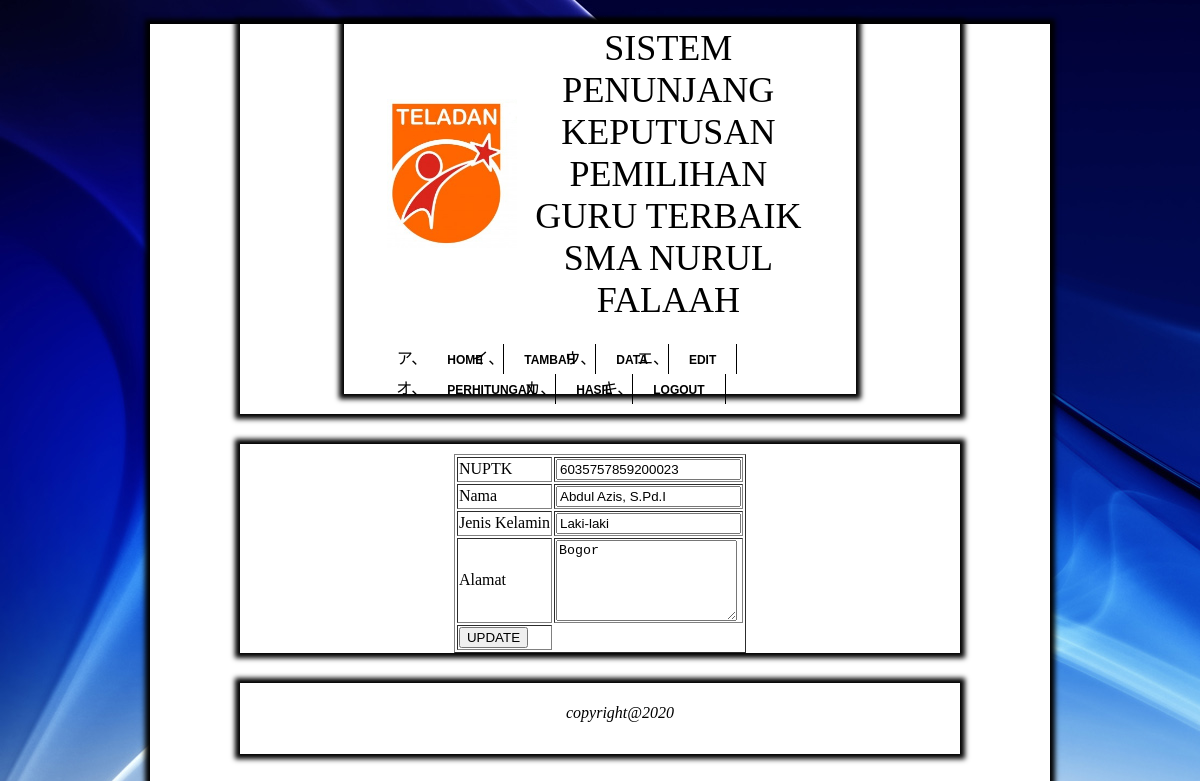
The page /admin/edit_guru.php?id_guru=1 (signed in) on the database its author committed.
### tables this page shows
CREATE TABLE IF NOT EXISTS `guru` (
`id_guru` int(5) NOT NULL,
  `id_kriteria` int(2) DEFAULT NULL,
  `nuptk` varchar(16) NOT NULL,
  `nama` varchar(55) NOT NULL,
  `gender` varchar(30) NOT NULL,
  `alamat` text NOT NULL
);

### admin/edit_guru.php (the view, shortened to what this page needs)
<?php
if (isset($_SESSION['level']))
{
	if ($_SESSION['level'] == "admin")
   {
?>
<html>
<head>
<link href="style.css" type="text/css" rel="stylesheet" />
</head>
<body>
<div id="container">
<div class="header">
<?php include "header.php"; ?>
</div>
<div class="conten">
<?php
$id_guru=$_GET['id_guru'];
$query=mysqli_query($GLOBALS["___mysqli_ston"], "select * from guru where id_guru ='$id_guru'");
?>
<form action="aksi/supdate_guru.php" method="post">
<table border="1" align="center">
<?php
while($row=mysqli_fetch_array($query)){
?>
<tr>
<td>NUPTK</td><td><input type="text" name="nuptk" value="<?php echo $row['nuptk'];?>" /></td>
</tr>
<tr>
<td>Nama</td><td><input type="text" name="a1" value="<?php echo $row['nama'];?>" /></td>
</tr>
<tr>
<td>Jenis Kelamin</td><td><input type="text" name="a2" value="<?php echo $row['gender'];?>" /></td>
</tr>
<tr>
<td>Alamat</td><td><textarea cols="20" rows="5" name="a3"><?php echo $row['alamat'];?></textarea></td>
</tr>
<tr>
<td><input type="submit" value="UPDATE" name="simpan" /></td>
</tr>
</table>
</form>
<?php
}
?>
</div>
<div class="footer">
<?php include "footer.php"; ?>
</div>
</div>
</body>
</html>
<?php
   }
}
?>

### admin/style.css (style rules this page uses)
body { background-image:url(../img/bg.jpg); background-attachment:fixed; background-repeat:repeat; }
#container { margin-top:2%; margin-left:17%; margin-right:17%; margin-bottom:auto; background-color:white; -moz-box-shadow: 0 0 5px 5px black; -webkit-box-shadow: 0 0 5px 5px black; box-shadow: 0 0 5px 5px blcak; height:auto; }
.header { background-color:white; margin-top:15px; padding-bottom:20px; padding-left:40px; padding-right:40px; }
.conten { background-color:white; height:auto; margin-left:5%; margin-right:5%; }

### css/style.css (style rules this page uses)
body { background-image:url(../img/bg.jpg); background-attachment:fixed; background-repeat:repeat; }
#container { margin-top:2%; margin-left:12%; margin-right:12%; margin-bottom:auto; background-color:no; height:auto; }
.header { background-color:white; margin-left:10%; margin-right:10%; -moz-box-shadow: 0 0 5px 5px black; -webkit-box-shadow: 0 0 5px 5px black; box-shadow: 0 0 5px 5px black; }
.conten { background-color:white; height:auto; margin-top:30px; margin-left:10%; margin-right:10%; padding-top:10px; -moz-box-shadow: 0 0 5px 5px black; -webkit-box-shadow: 0 0 5px 5px black; box-shadow: 0 0 5px 5px black; }

### rows shown on the page
guru: nuptk "6035757859200023", a1 "Abdul Azis, S.Pd.I", a2 "Laki-laki", a3 "Bogor"
